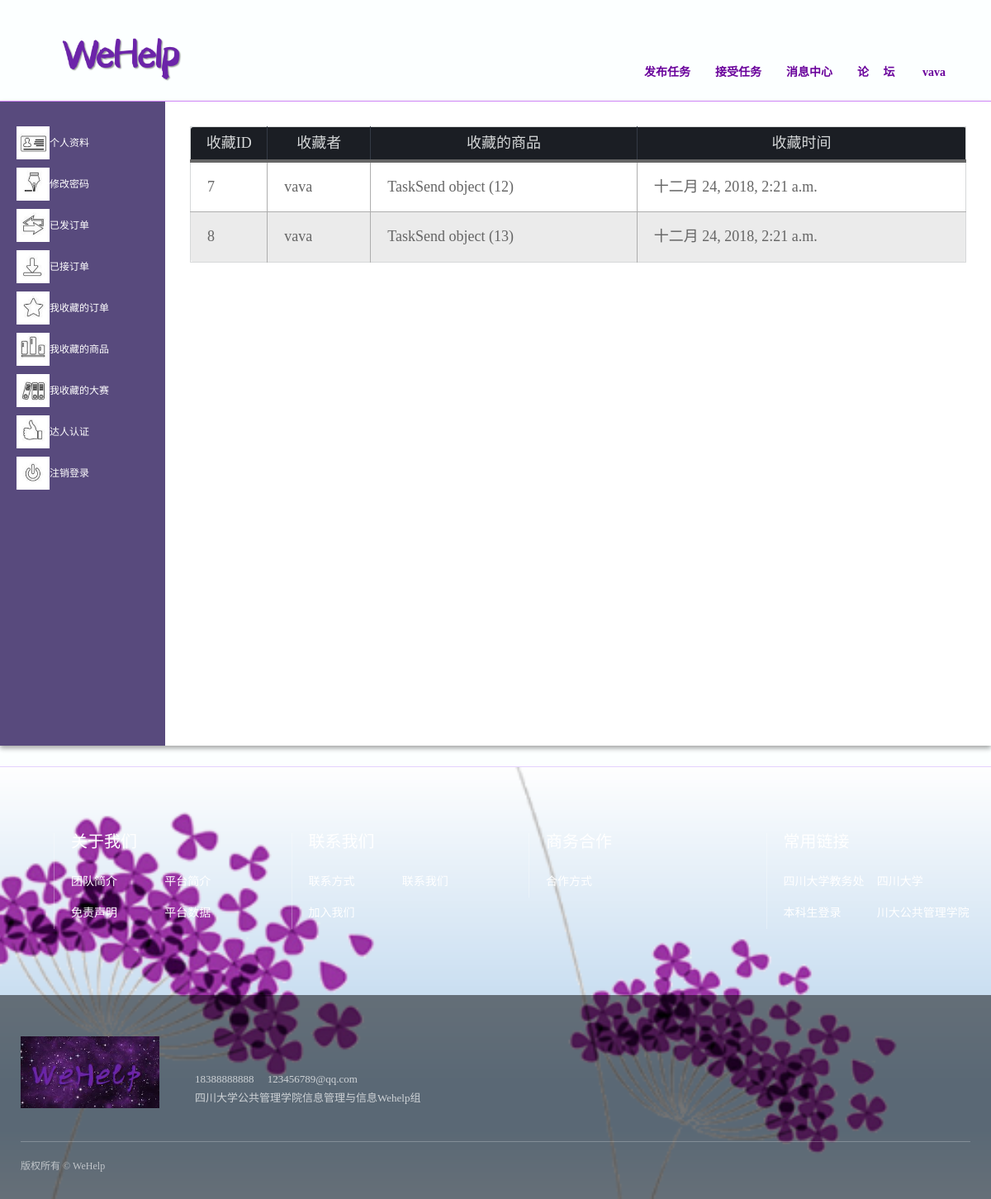
/collection/ (signed in), run on the app's committed database.
### Login/models.py (models this page shows, shortened)
class User(AbstractUser):
    gender_choice = (
        (u'M', u'Male'),
        (u'F', u'Female'),
    )
    login = (
        ('0', u'离线'),
        ('1', u'在线'),
    )
    username = models.CharField(max_length=64, verbose_name='用户名', unique=True)
    name = models.CharField(max_length=64, blank=True, verbose_name='姓名')
    gender = models.CharField(max_length=2, choices=gender_choice)
    college = models.CharField(max_length=64, blank=True, verbose_name='学院')
    major = models.CharField(max_length=64, blank=True, verbose_name='专业')
    birthday = models.DateField(blank=True, null=True, verbose_name='生日')
    email = models.EmailField(blank=True, verbose_name='邮箱')
    qq_num = models.CharField(max_length=64, blank=True, verbose_name='QQ号')
    avatar = models.ImageField(upload_to='avatar', verbose_name='头像')
    final_remark = models.FloatField(max_length=10, null=True, blank=True, verbose_name='总评分')
    task_take_num = models.IntegerField(default=0, blank=True, verbose_name='接单总次数')
    alike = models.IntegerField(default=0, blank=True, verbose_name='点赞总次数')
    attention = models.IntegerField(default=0, blank=True, verbose_name='关注总次数')
    is_login = models.CharField(max_length=128, choices=login, default='0', verbose_name='')
    master_type = models.ForeignKey(MasterType, on_delete=models.CASCADE, blank=True, null=True, verbose_name='达人类型')
    become_master_datetime = models.DateTimeField(auto_now_add=True, verbose_name='成为达人时间')
    master_take_delivery_times = models.IntegerField(default=0, blank=True, verbose_name='接快递总次数')
    master_take_buy_times = models.IntegerField(default=0, blank=True, verbose_name='接代购总次数')
    master_take_print_times = models.IntegerField(default=0, blank=True, verbose_name='接打印总次数')
    master_take_umbrella_times = models.IntegerField(default=0, blank=True, verbose_name='接共享伞总次数')
    master_take_others_times = models.IntegerField(default=0, blank=True, verbose_name='接其他单次数')
    class Meta:
        verbose_name = '用户资料'
        verbose_name_plural = verbose_name
    def __str__(self):
        return self.username

class Collection(models.Model):
    collection_id = models.AutoField(primary_key=True, verbose_name='收藏ID')
    collection_collector_id = models.ForeignKey(User, on_delete=models.CASCADE, verbose_name='收藏者')
    collection_thing_id = models.ForeignKey(TaskSend, on_delete=models.CASCADE, verbose_name='收藏的商品')
    collection_time = models.DateTimeField(auto_now_add=True, verbose_name='收藏时间')

class TaskSend(models.Model):
    state = (
        ('0', "未接单"),
        ('1', "已接单"),
    )
    type = (
        ('delivery', "快递"),
        ('buy', "代购"),
        ('print', "打印"),
        ('umbrella', "共享伞"),
        ('others', "其他"),
    )
    task_id = models.AutoField(primary_key=True, verbose_name='订单ID')
    task_category = models.CharField(max_length=128, choices=type, default='delivery', null=True, blank=True, verbose_name='分类')
    task_time = models.DateTimeField(max_length=128, verbose_name='任务时间', null=True)
    task_place = models.CharField(max_length=128, verbose_name='任务地点')
    task_reward = models.IntegerField(blank=True, verbose_name='报酬')
    task_details = models.CharField(max_length=128, blank=True, verbose_name='详情')
    task_send_time = models.DateTimeField(auto_now_add=True, verbose_name='订单发出时间')
    task_img = models.ImageField(upload_to='task_img', null=True, default='avatar/default.png', verbose_name='发单图片')
    sender = models.ForeignKey(User, on_delete=models.CASCADE, verbose_name='发出者')
    task_state = models.CharField(max_length=128, choices=state, default='0', null=True, blank=True, verbose_name='是否被接')
    send_collection_times = models.IntegerField(default=0, blank=True, verbose_name='被收藏次数')
    class Meta:
        ordering = ["task_send_time"]
        verbose_name = "发单表"
        verbose_name_plural = "发单表"

### Login/views.py (the view)
# urls.py: path('collection/', views.get_collection),
@login_required(login_url='/login/')
def get_collection(request):
    user_id = request.session['user_id']
    collection = Collection.objects.all().filter(collection_collector_id__id=user_id)
    return render(request, 'accounts/collection.html', {'collections': collection})

### templates/accounts/collection.html (shortened to what this page needs)
{% extends 'accounts/base.html' %}
{% load static %}
{% block css %}
<link rel="stylesheet" href="{% static 'css/profile.css' %}">
{% endblock %}
{% block content %}
<div class="nav1">
  <div class="item home">
      <img src="{% static 'images/icon/icon01.jpg' %}" class="nav-img">
    <a href="/index/">个人资料</a>
  </div>
  <div class="item">
      <img src="{% static 'images/icon/icon02.png' %}" class="nav-img">
    <a href="/reset_pw/">修改密码</a>
  </div>
  <div class="item">
      <img src="{% static 'images/icon/icon03.jpg' %}" class="nav-img">
    <a href="/send/">已发订单</a>
  </div>
  <div class="item">
      <img src="{% static 'images/icon/icon04.png' %}" class="nav-img">
    <a href="/task/">已接订单</a>
  </div>
        <div class="item">
            <img src="{% static 'images/icon/icon05.jpg' %}" class="nav-img">
      <a href="/collection/">我收藏的订单</a>
  </div>
       <div class="item">
           <img src="{% static 'images/icon/icon06.jpg' %}" class="nav-img">
      <a href="/goodfavorite/">我收藏的商品</a>
  </div>
     <div class="item">
         <img src="{% static 'images/icon/icon07.jpg' %}" class="nav-img">
      <a href="/collection_c/">我收藏的大赛</a>
  </div>
  <div class="item">
      <img src="{% static 'images/icon/icon08.png' %}" class="nav-img">
    <a href="/tags/">达人认证</a>
  </div>
  <div class="item">
      <img src="{% static 'images/icon/icon09.png' %}" class="nav-img">
    <a href="/logout/">注销登录</a>
  </div>
</div>
 <div class="content">
  <table>
    <tr>
      <th>收藏ID</th>
      <th>收藏者</th>
      <th>收藏的商品</th>
      <th>收藏时间</th>
    </tr>
      {% for collection in collections %}
          <tr>
      <td>{{ collection.collection_id }}</td>
      <td>{{ collection.collection_collector_id }}</td>
      <td>{{ collection.collection_thing_id }}</td>
      <td>{{ collection.collection_time }}</td>
          </tr>
      {% endfor %}
  </table>
</div>
{% endblock %}

### templates/accounts/base.html (shortened to what this page needs)
{% load static %}
<!DOCTYPE html>
<html lang="zh-CN">
  <head>
    <link href="{% static 'css/index02.css' %}" rel="stylesheet">
    <link href="{% static 'css/base01.css' %}" rel="stylesheet">
{% block css %}{% endblock %}
</head>
<body>
<div class="header" id="header" style="border-bottom:1px #d086f7 solid; ">
    <div class="navwrapper">
        <div class="logowrapper">
            <a href="/" class="logo" ><img src="{% static 'images/logo03.png' %}" alt=""></a>
        </div>
        <div class="nav">
            <div class="mainnav clearfix">
                <ul id="nav">
                    <li><a href="{% url 'Send:send_category' %}" class="">发布任务</a></li>
                    <li><a href="{% url 'Take:task_take_division_all' %}">接受任务</a></li>
                    <li><a href="/Communication/system_message/">消息中心</a></li>
                    <li><a href="/luntan/">论&nbsp;&nbsp;&nbsp;&nbsp;&nbsp;坛</a></li>
                    {% if user.is_login %}
                    <li><a href="#" class="">&nbsp;{{ user.username }}</a>
                    </li>
                    {% endif %}
                </ul>
            </div>
        </div>
    </div>
</div>
 <main>
    <div class="main-inner">
    {% block content %}
    {% endblock %}
       </div>
  </main>
<div class="footer" style="border-top:1px #e3d2fd solid;">
 <div class="mainWrap">
  <div class="ulink clearfix">
   <div class="tlink">
    <div class="txtwrapper clearfix">
     <h2>常用链接</h2>
     <ul>
      <li><a href="http://jwc.scu.edu.cn/" target="_blank">四川大学教务处</a></li>
      <li><a href="http://www.scu.edu.cn/" target="_blank">四川大学</a></li>
      <li><a href="http://zhjw.scu.edu.cn/login" target="_blank">本科生登录</a></li>
         <li><a href="http://ggglxy.scu.edu.cn/" target="_blank">川大公共管理学院</a></li>
     </ul>
    </div>
   </div>
      <div class="tlink">
          <div class="txtwrapper clearfix">
              <h2>商务合作</h2>
              <ul>
                  <li><a href="/cooperation/">合作方式</a></li>
              </ul>
          </div>
      </div>
      <div class="tlink">
          <div class="txtwrapper clearfix">
              <h2>联系我们</h2>
              <ul>
                  <li><a href="/contact_way/">联系方式</a></li>
                  <li><a href="/contact_us/">联系我们</a></li>
                  <li><a href="/joinus/">加入我们</a></li>
              </ul>
          </div>
      </div>
     <div class="tlink">
          <div class="txtwrapper clearfix">
              <h2>关于我们</h2><ul>
      <li><a href="/about_us/" target="_blank">团队简介</a></li>
      <li><a href="/about_platform/">平台简介</a></li>
      <li><a href="/disclamier/" target="_blank">免责声明</a></li>
              <li><a href="/bar/" target="_blank">平台数据</a></li>
     </ul>
        </div>
    </div>
  </div>
  </div>
  <div class="copy">
   <div class="mainWrap">
    <div class="contact">
     <img src="{% static 'images/logo04.png' %}" alt="">
     <div class="txtwrapper">
       18388888888　<span> 123456789@qq.com</span><br>
  四川大学公共管理学院信息管理与信息Wehelp组
     </div>
    </div>
    <div class="copyrights">
     版权所有 © WeHelp<span></span>
    </div>
   </div>
  </div>
</div></body>
</html>

### static/css/index02.css (style rules this page uses)
.header { position: relative; height: 122px; }
.header .navwrapper { position: absolute; width: 100%; z-index: 10; }
.header .navwrapper .nav { float: right; padding-right: 35px; padding-top: 30px; padding-bottom: 30px; }
@media screen and (max-width: 1400px) { .header .navwrapper .nav { padding-right: 10px; } }
.header .navwrapper .nav .mainnav { padding: 39px 0 16px 0; }
@media screen and (max-width: 1400px) { .header .navwrapper .nav .mainnav { padding-top: 35px; } }
.header .navwrapper .nav .mainnav li { float: left; font-size: 18px; position: relative; line-height: 46px; }
@media screen and (max-width: 1400px) { .header .navwrapper .nav .mainnav li { font-size: 16px; } }
@media screen and (max-width: 1280px) { .header .navwrapper .nav .mainnav li { font-size: 14px; } }
.header .navwrapper .nav .mainnav li a { color: #69019b; display: block; padding: 0 25px; font-weight: bolder; }
@media screen and (max-width: 1400px) { .header .navwrapper .nav .mainnav li a { padding: 0 20px; } }
@media screen and (max-width: 1280px) { .header .navwrapper .nav .mainnav li a { padding: 0 15px; } }
.header .navwrapper .logowrapper { position: absolute; width: 180px; left: 60px; top: 40px; }
.header .navwrapper .logowrapper .logo { display: block; }
.header .navwrapper .logowrapper img { width: 100%; }
.footer { position: relative; background: url(../images/pgy03.png) no-repeat bottom center; background-size: cover; }
.footer .ulink { padding-top: 100px; padding-bottom: 150px; }
@media screen and (max-width: 1920px) { .footer .ulink { padding-top: 100px; padding-bottom: 100px; } }
@media screen and (max-width: 1280px) { .footer .ulink { padding-top: 80px; padding-bottom: 80px; } }
.footer .ulink .tlink { float: right; width: 25%; color: #fff; }
.footer .ulink .tlink .txtwrapper { margin-left: 60px; padding-left: 40px; border-left: 1px solid rgba(255, 255, 255, 0.3); }
@media screen and (max-width: 1280px) { .footer .ulink .tlink .txtwrapper { margin-left: 40px; padding-left: 20px; } }
.footer .ulink .tlink .txtwrapper h2 { font-size: 20px; line-height: 1em; padding-bottom: 20px; }
.footer .ulink .tlink .txtwrapper a { color: #fff; font-size: 14px; line-height: 38px; }
.footer .ulink .tlink .txtwrapper li { float: left; width: 50%; }
.footer .copy { background: rgba(0, 0, 0, 0.5); padding: 50px 0 30px 0; }
.footer .copy .contact { padding-bottom: 40px; }
.footer .copy .contact img { width: 168px; }
.footer .copy .contact .txtwrapper { display: inline-block; color: #fff; opacity: 0.7; font-size: 13px; line-height: 1.75em; padding-left: 40px; }
.footer .copy .copyrights { color: #fff; opacity: 0.6; border-top: 1px solid rgba(255, 255, 255, 0.4); padding-top: 20px; }
.footer .copy .copyrights span { opacity: 0.5; padding: 0 20px; }

### static/css/base01.css (style rules this page uses)
html, body, div, span, object, iframe, h1, h2, h3, h4, h5, h6, p, blockquote, pre, a, abbr, acronym, address, figure, figcaption, code, del, dfn, em, button, q, dl, dt, dd, ol, ul, li, fieldset, form, legend, table, tf, tr, th { border: 0px; padding: 0px; font-size: 100%; margin: 0px; font-family: inherit; -webkit-font-smoothing: subpixel-antialiased; -webkit-text-size-adjust: 100%; font-weight: normal; word-break: break-word; }
body { background: #fcffff; color: #222; line-height: 1.6em; font-size: 12px; font-family: "å¾®è½¯é é»", "Microsoft YaHei", "PingFang SC", "Hiragino Sans GB", PingHei, STHeiti; margin: 0px auto; max-width: 2560px; overflow-x: hidden; }
img { border: 0px; vertical-align: bottom; -ms-interpolation-mode: bicubic; }
a { text-decoration: none; color: #000; }
ul, li { list-style-type: none; }
.clearfix:after { display: block; content: ''; clear: both; height: 0px; visibility: hidden; }
.clearfix { *display: table; *zoom: 1; }
.mainWrap { width: 1400px; margin: auto; }
@media screen and (max-width: 1400px) { .mainWrap { width: auto; margin: 0 25px; } }

### data on the page
User: username "vava"
Collection: collection_id "7", collection_collector_id "vava", collection_thing_id "TaskSend object (12)", collection_time "十二月 24, 2018, 2:21 a.m."
Collection: collection_id "8", collection_collector_id "vava", collection_thing_id "TaskSend object (13)", collection_time "十二月 24, 2018, 2:21 a.m."
